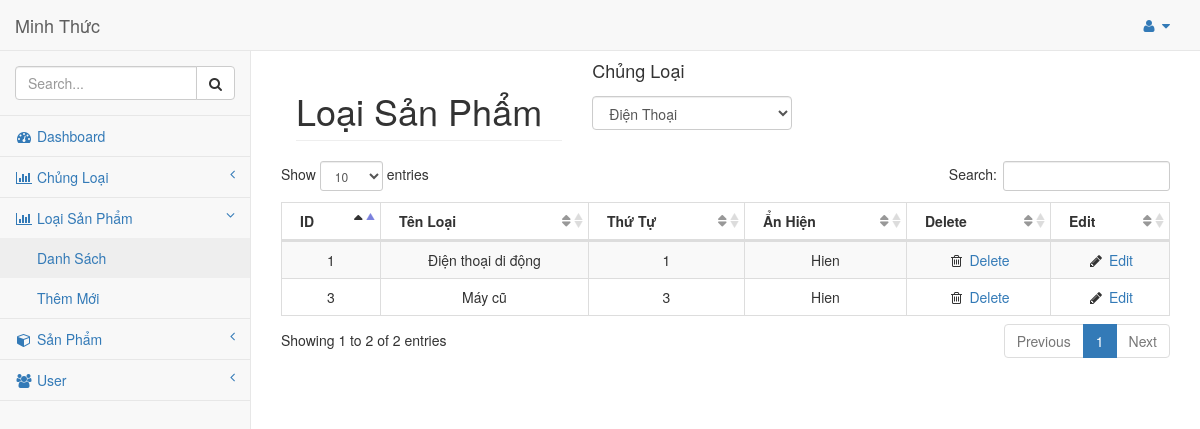
Page /admin/index.php?key=dsloaisp on the committed database.
### tables this page shows
CREATE TABLE `nncms_loaisp` (
  `idLoai` int(255) NOT NULL,
  `idCL` int(255) NOT NULL,
  `TenLoai` varchar(255) NOT NULL,
  `ThuTu` int(4) NOT NULL,
  `AnHien` tinyint(4) NOT NULL
);

### admin/noidung/loaisanpham/listloaisp.php (the view, shortened to what this page needs)
<div class="row">
    <div class="col-lg-4">
        <h1 class="page-header">Loại Sản Phẩm
        </h1>
    </div>
    <div class="col-lg-8">
        <form name="form1" id="form1" action="" method="get">
            <div class="form-group">
                <label><h4>Chủng Loại</h4></label>
                <select class="form-control" style="width: 200px;" name="chungloai" id="chungloai" onchange="form1.submit()">
                <?php
                    $kq=mysqli_query($con, "select * from nncms_chungloai");
                      $idCL=0;
                      while($d=mysqli_fetch_array($kq)){
                        if($idCL==0) $idCL=$d['idCL'];
                      ?>
                    <option value="<?php echo $d['idCL'];?>" <?php if(isset($_GET['chungloai'])&&$_GET['chungloai']==$d['idCL']) echo 'selected="selected"';?>><?php echo $d['TenCL'];?></option>
                <?php } ?>
                </select>
            </div>
        </form>
    </div>
    <?php
        $kq2=mysqli_query($con, "select * from nncms_loaisp where idCL=".$idCL);
    ?>
    <table class="table table-striped table-bordered table-hover" id="dataTables-example">
        <thead>
            <tr align="center">
                <th>ID</th>
                <th>Tên Loại</th>
                <th>Thứ Tự</th>
                <th>Ẩn Hiện</th>
                <th>Delete</th>
                <th>Edit</th>
            </tr>
        </thead>
        <tbody>
    <?php
      while($d2=mysqli_fetch_array($kq2)){
      ?>
            <tr class="odd gradeX" align="center">
                <td><?php echo $d2['idLoai'];?></td>
                <td><?php echo $d2['TenLoai'];?></td>
                <td><?php echo $d2['ThuTu'];?></td>
                <td><?php if($d2['AnHien'] == 1) echo "Hien"; else echo "An";?></td>
                <td class="center"><i class="fa fa-trash-o  fa-fw"></i><a onclick="return confirm('Bạn có chắc muốn xóa loai san pham <?php echo $d2['TenLoai'];?> này không ?');" href="process.php?loaixoa=<?php echo $d2['idLoai'];?>"> Delete</a></td>
                <td class="center"><i class="fa fa-pencil fa-fw"></i> <a href="index.php?key=sualoaisp&loaisua=<?php echo $d2['idLoai'];?>">Edit</a></td>
            </tr>
        <?php } ?>
        </tbody>
    </table>
</div>

### rows in the picture
nncms_loaisp: idLoai "1", TenLoai "Điện thoại di động", ThuTu "1", AnHien "Hien"
nncms_loaisp: idLoai "3", TenLoai "Máy cũ", ThuTu "3", AnHien "Hien"

### other values in the picture
form field chungloai "Điện Thoại"
